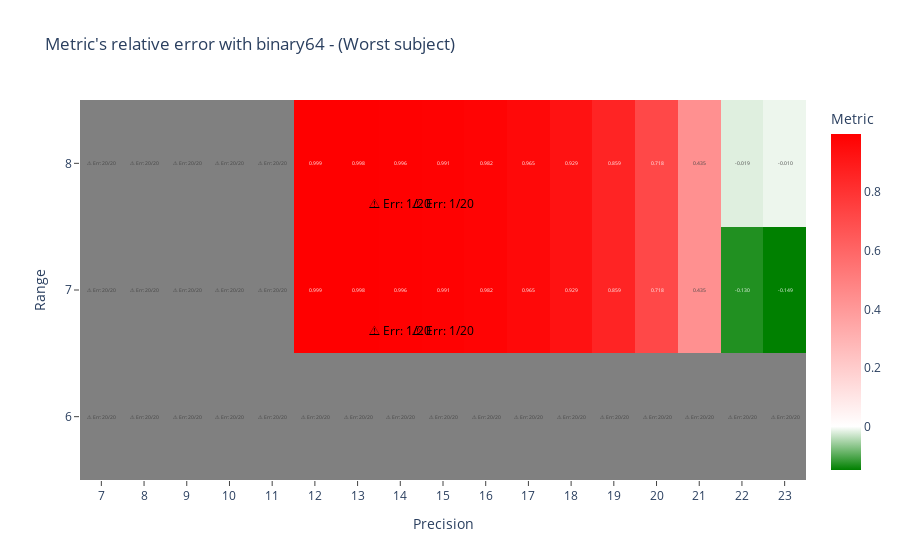
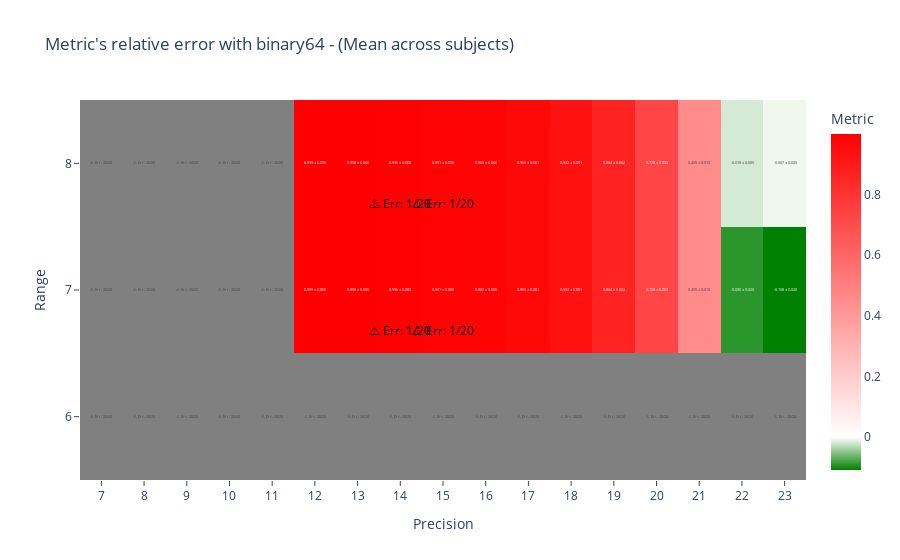

Notebook code for these charts, in order:
### Code cell
plot_metric_rel(n_failed, worst_metrics, n_subjects=n_subjects, metric_name="Worst subject")
plot_metric_rel(n_failed, mean_metrics, n_subjects=n_subjects, exp_metrics=exp_metrics, metric_name="Mean across subjects")

### Figure 1 — Plotly figure (JSON) as saved in the notebook; plotly's stock layout.template omitted (floating-point values rounded to 4 significant figures)
{"data": [{"colorscale": [[0, "grey"], [1, "grey"]], "showscale": false, "type": "heatmap", "x": [7, 8, 9, 10, 11, 12, 13, 14, 15, 16, 17, 18, 19, 20, 21, 22, 23], "y": [6, 7, 8], "z": [[1, 1, 1, 1, 1, 1, 1, 1, 1, 1, 1, 1, 1, 1, 1, 1, 1], [1, 1, 1, 1, 1, null, null, null, null, null, null, null, null, null, null, null, null], [1, 1, 1, 1, 1, null, null, null, null, null, null, null, null, null, null, null, null]]}, {"colorbar": {"title": {"text": "Metric"}}, "colorscale": [[0, "green"], [0.1297, "white"], [1, "red"]], "text": [["⚠ Err: 20/20", "⚠ Err: 20/20", "⚠ Err: 20/20", "⚠ Err: 20/20", "⚠ Err: 20/20", "⚠ Err: 20/20", "⚠ Err: 20/20", "⚠ Err: 20/20", "⚠ Err: 20/20", "⚠ Err: 20/20", "⚠ Err: 20/20", "⚠ Err: 20/20", "⚠ Err: 20/20", "⚠ Err: 20/20", "⚠ Err: 20/20", "⚠ Err: 20/20", "⚠ Err: 20/20"], ["⚠ Err: 20/20", "⚠ Err: 20/20", "⚠ Err: 20/20", "⚠ Err: 20/20", "⚠ Err: 20/20", "0.999", "0.998", "0.996", "0.991", "0.982", "0.965", "0.929", "0.859", "0.718", "0.435", "-0.130", "-0.149"], ["⚠ Err: 20/20", "⚠ Err: 20/20", "⚠ Err: 20/20", "⚠ Err: 20/20", "⚠ Err: 20/20", "0.999", "0.998", "0.996", "0.991", "0.982", "0.965", "0.929", "0.859", "0.718", "0.435", "-0.019", "-0.010"]], "texttemplate": "%{text}", "type": "heatmap", "x": [7, 8, 9, 10, 11, 12, 13, 14, 15, 16, 17, 18, 19, 20, 21, 22, 23], "y": [6, 7, 8], "z": [[null, null, null, null, null, null, null, null, null, null, null, null, null, null, null, null, null], [null, null, null, null, null, 0.9989, 0.9978, 0.9956, 0.9912, 0.9823, 0.9647, 0.9294, 0.8588, 0.7176, 0.4351, -0.1298, -0.1488], [null, null, null, null, null, 0.9989, 0.9978, 0.9956, 0.9912, 0.9823, 0.9647, 0.9294, 0.8588, 0.7175, 0.4351, -0.01893, -0.01046]], "zmax": 0.9989, "zmin": -0.1488}], "layout": {"annotations": [{"font": {"color": "black"}, "showarrow": false, "text": "⚠ Err: 1/20", "x": 14, "xanchor": "center", "y": 6.6, "yanchor": "bottom"}, {"font": {"color": "black"}, "showarrow": false, "text": "⚠ Err: 1/20", "x": 15, "xanchor": "center", "y": 6.6, "yanchor": "bottom"}, {"font": {"color": "black"}, "showarrow": false, "text": "⚠ Err: 1/20", "x": 14, "xanchor": "center", "y": 7.6, "yanchor": "bottom"}, {"font": {"color": "black"}, "showarrow": false, "text": "⚠ Err: 1/20", "x": 15, "xanchor": "center", "y": 7.6, "yanchor": "bottom"}], "title": {"text": "Metric's relative error with binary64 - (Worst subject)"}, "xaxis": {"ticks": "outside", "tickvals": [7, 8, 9, 10, 11, 12, 13, 14, 15, 16, 17, 18, 19, 20, 21, 22, 23], "title": {"text": "Precision"}}, "yaxis": {"ticks": "outside", "tickvals": [6, 7, 8], "title": {"text": "Range"}}}}

### Figure 2 — Plotly figure (JSON) as saved in the notebook; plotly's stock layout.template omitted (floating-point values rounded to 4 significant figures)
{"data": [{"colorscale": [[0, "grey"], [1, "grey"]], "showscale": false, "type": "heatmap", "x": [7, 8, 9, 10, 11, 12, 13, 14, 15, 16, 17, 18, 19, 20, 21, 22, 23], "y": [6, 7, 8], "z": [[1, 1, 1, 1, 1, 1, 1, 1, 1, 1, 1, 1, 1, 1, 1, 1, 1], [1, 1, 1, 1, 1, null, null, null, null, null, null, null, null, null, null, null, null], [1, 1, 1, 1, 1, null, null, null, null, null, null, null, null, null, null, null, null]]}, {"colorbar": {"title": {"text": "Metric"}}, "colorscale": [[0, "green"], [0.09769, "white"], [1, "red"]], "text": [["⚠ Err: 20/20", "⚠ Err: 20/20", "⚠ Err: 20/20", "⚠ Err: 20/20", "⚠ Err: 20/20", "⚠ Err: 20/20", "⚠ Err: 20/20", "⚠ Err: 20/20", "⚠ Err: 20/20", "⚠ Err: 20/20", "⚠ Err: 20/20", "⚠ Err: 20/20", "⚠ Err: 20/20", "⚠ Err: 20/20", "⚠ Err: 20/20", "⚠ Err: 20/20", "⚠ Err: 20/20"], ["⚠ Err: 20/20", "⚠ Err: 20/20", "⚠ Err: 20/20", "⚠ Err: 20/20", "⚠ Err: 20/20", "0.999 ± 0.000", "0.998 ± 0.000", "0.996 ± 0.000", "0.991 ± 0.000", "0.983 ± 0.000", "0.966 ± 0.001", "0.932 ± 0.001", "0.864 ± 0.002", "0.728 ± 0.005", "0.455 ± 0.010", "-0.090 ± 0.020", "-0.108 ± 0.020"], ["⚠ Err: 20/20", "⚠ Err: 20/20", "⚠ Err: 20/20", "⚠ Err: 20/20", "⚠ Err: 20/20", "0.999 ± 0.000", "0.998 ± 0.000", "0.996 ± 0.000", "0.991 ± 0.000", "0.983 ± 0.000", "0.966 ± 0.001", "0.932 ± 0.001", "0.864 ± 0.002", "0.728 ± 0.005", "0.455 ± 0.010", "-0.018 ± 0.005", "-0.007 ± 0.005"]], "texttemplate": "%{text}", "type": "heatmap", "x": [7, 8, 9, 10, 11, 12, 13, 14, 15, 16, 17, 18, 19, 20, 21, 22, 23], "y": [6, 7, 8], "z": [[null, null, null, null, null, null, null, null, null, null, null, null, null, null, null, null, null], [null, null, null, null, null, 0.9989, 0.9979, 0.9957, 0.9915, 0.983, 0.9659, 0.9319, 0.8638, 0.7276, 0.4551, -0.08979, -0.1082], [null, null, null, null, null, 0.9989, 0.9979, 0.9957, 0.9915, 0.9829, 0.9659, 0.9319, 0.8638, 0.7275, 0.4551, -0.01803, -0.006962]], "zmax": 0.9989, "zmin": -0.1082}], "layout": {"annotations": [{"font": {"color": "black"}, "showarrow": false, "text": "⚠ Err: 1/20", "x": 14, "xanchor": "center", "y": 6.6, "yanchor": "bottom"}, {"font": {"color": "black"}, "showarrow": false, "text": "⚠ Err: 1/20", "x": 15, "xanchor": "center", "y": 6.6, "yanchor": "bottom"}, {"font": {"color": "black"}, "showarrow": false, "text": "⚠ Err: 1/20", "x": 14, "xanchor": "center", "y": 7.6, "yanchor": "bottom"}, {"font": {"color": "black"}, "showarrow": false, "text": "⚠ Err: 1/20", "x": 15, "xanchor": "center", "y": 7.6, "yanchor": "bottom"}], "title": {"text": "Metric's relative error with binary64 - (Mean across subjects)"}, "xaxis": {"ticks": "outside", "tickvals": [7, 8, 9, 10, 11, 12, 13, 14, 15, 16, 17, 18, 19, 20, 21, 22, 23], "title": {"text": "Precision"}}, "yaxis": {"ticks": "outside", "tickvals": [6, 7, 8], "title": {"text": "Range"}}}}
